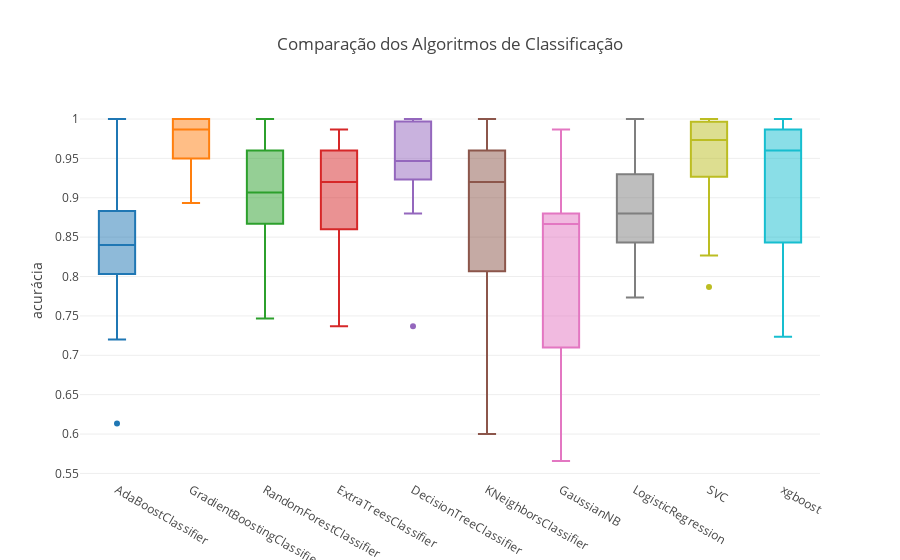

Notebook code cell kept with this figure:
### Code cell
#Plota um gráfico de Comparação dos Algoritmos de Classificação

# Prepara os dados do Plot
resul_AdaBoostClassifier = resultados[0]
resul_GradientBoostingClassifier = resultados[1]
resul_RandomForestClassifier = resultados[2]
resul_ExtraTreesClassifier = resultados[3]
resul_DecisionTreeClassifier = resultados[4]
resul_KNeighborsClassifier = resultados[5]
resul_GaussianNB = resultados[6]
resul_LogisticRegression = resultados[7]
#resul_LogisticRegressionCV = resultados[8]
resul_SVC = resultados[8]
resul_xgboost = resultados[9]

# Configura o Plot.
trace0= go.Box(y=resul_AdaBoostClassifier , name = 'AdaBoostClassifier ')
trace1= go.Box(y=resul_GradientBoostingClassifier , name = 'GradientBoostingClassifier ')
trace2= go.Box(y=resul_RandomForestClassifier , name = 'RandomForestClassifier ')
trace3= go.Box(y=resul_ExtraTreesClassifier , name = 'ExtraTreesClassifier ')
trace4= go.Box(y=resul_DecisionTreeClassifier , name = 'DecisionTreeClassifier ')
trace5= go.Box(y=resul_KNeighborsClassifier , name = 'KNeighborsClassifier ')
trace6= go.Box(y=resul_GaussianNB , name = 'GaussianNB ')
trace7= go.Box(y=resul_LogisticRegression , name = 'LogisticRegression ')
trace8= go.Box(y=resul_SVC , name = 'SVC ')
trace9= go.Box(y=resul_xgboost , name = 'xgboost', )

data = [trace0,trace1,trace2,trace3,trace4,trace5,trace6,trace7,trace8,trace9]

layout = go.Layout(yaxis=dict(title='acurácia') ,title='Comparação dos Algoritmos de Classificação', showlegend=False)
fig = go.Figure(data=data, layout=layout )
py.iplot(fig )

### Figure 1 — Plotly figure (JSON) as saved in the notebook; plotly's stock layout.template omitted (floating-point values rounded to 4 significant figures)
{"data": [{"name": "AdaBoostClassifier ", "type": "box", "uid": "59698199-4d73-4938-b9ca-5f9f462f92af", "y": [1, 0.9342, 0.8421, 0.9067, 0.8933, 0.8133, 0.8533, 0.8533, 0.8, 0.84, 0.84, 0.8267, 0.92, 0.72, 0.8533, 0.8533, 0.6133, 0.76, 0.8133, 0.8133, 0.7467, 0.7333, 0.8933]}, {"name": "GradientBoostingClassifier ", "type": "box", "uid": "1dd7fb1d-c6be-496b-93a6-7ebe34116833", "y": [1, 1, 1, 0.9867, 0.9733, 1, 1, 0.9867, 0.9867, 0.9867, 0.9733, 0.9867, 0.9333, 0.8933, 0.9733, 0.8933, 0.9867, 0.96, 1, 1, 0.9467, 0.9067, 0.92]}, {"name": "RandomForestClassifier ", "type": "box", "uid": "09352f16-248c-4790-9a2b-5c103041ba94", "y": [1, 0.9737, 0.8684, 0.9067, 0.9333, 0.96, 0.8, 0.9067, 0.9867, 1, 0.9867, 0.9467, 0.8533, 0.96, 0.9067, 0.8667, 0.7467, 0.8933, 0.92, 0.9333, 0.84, 0.8133, 0.88]}, {"name": "ExtraTreesClassifier ", "type": "box", "uid": "274e66b4-81da-4130-81cb-7b2c9e041cf0", "y": [0.9737, 0.9211, 0.7368, 0.96, 0.9733, 0.9467, 0.8533, 0.96, 0.96, 0.9867, 0.9467, 0.96, 0.9067, 0.84, 0.9333, 0.8533, 0.88, 0.88, 0.92, 0.88, 0.88, 0.8, 0.7733]}, {"name": "DecisionTreeClassifier ", "type": "box", "uid": "f3ef4afd-d197-4e5d-95ab-053fbc0f6848", "y": [1, 0.9868, 0.7368, 0.9467, 0.9333, 0.92, 1, 1, 1, 1, 0.9467, 0.96, 0.8933, 0.96, 0.9333, 0.88, 0.9467, 0.92, 0.8933, 0.96, 0.9867, 0.9467, 1]}, {"name": "KNeighborsClassifier ", "type": "box", "uid": "dc16afa9-87a8-45a1-bd44-c378c6d55297", "y": [0.8684, 1, 0.8421, 0.9467, 0.96, 0.92, 0.7467, 1, 0.92, 0.9867, 1, 0.9467, 0.96, 0.9867, 0.96, 0.8267, 0.6, 0.8, 0.9067, 0.7733, 0.8667, 0.7467, 0.7067]}, {"name": "GaussianNB ", "type": "box", "uid": "3e4d8147-cfa8-4455-a449-f6e641788b28", "y": [0.5789, 0.5658, 0.5789, 0.88, 0.8667, 0.84, 0.5733, 0.7867, 0.88, 0.9067, 0.88, 0.88, 0.92, 0.7067, 0.6933, 0.72, 0.8667, 0.8667, 0.8933, 0.9867, 0.84, 0.8667, 0.8933]}, {"name": "LogisticRegression ", "type": "box", "uid": "594e8ee7-f0f7-48c1-9ce9-bcd57260427e", "y": [1, 0.9737, 0.7895, 0.88, 0.92, 0.8933, 0.88, 0.84, 0.8, 0.92, 0.9333, 0.9333, 0.8533, 0.8533, 0.88, 0.9733, 0.7733, 0.88, 0.96, 0.9067, 0.8133, 0.7733, 0.88]}, {"name": "SVC ", "type": "box", "uid": "22d7c27d-d8e6-4edc-b736-3bc20c3b7a66", "y": [1, 1, 1, 0.9867, 0.96, 1, 1, 0.9867, 0.9867, 0.9867, 0.96, 0.9733, 1, 0.88, 0.96, 0.9067, 0.7867, 0.9467, 0.9733, 0.8267, 0.92, 0.88, 0.9733]}, {"name": "xgboost", "type": "box", "uid": "b0fd4873-9d05-4d26-913a-5ff1b37ca85e", "y": [1, 1, 0.7237, 0.92, 0.96, 1, 1, 0.9867, 0.96, 0.9867, 0.96, 0.9733, 0.9333, 0.8133, 0.96, 0.7867, 0.84, 0.9467, 0.96, 0.9867, 0.8533, 0.84, 0.76]}], "layout": {"autosize": true, "showlegend": false, "title": {"text": "Comparação dos Algoritmos de Classificação"}, "xaxis": {"autorange": true, "range": [-0.5, 9.5], "type": "category"}, "yaxis": {"autorange": true, "range": [0.5417, 1.024], "title": {"text": "acurácia"}, "type": "linear"}}}
